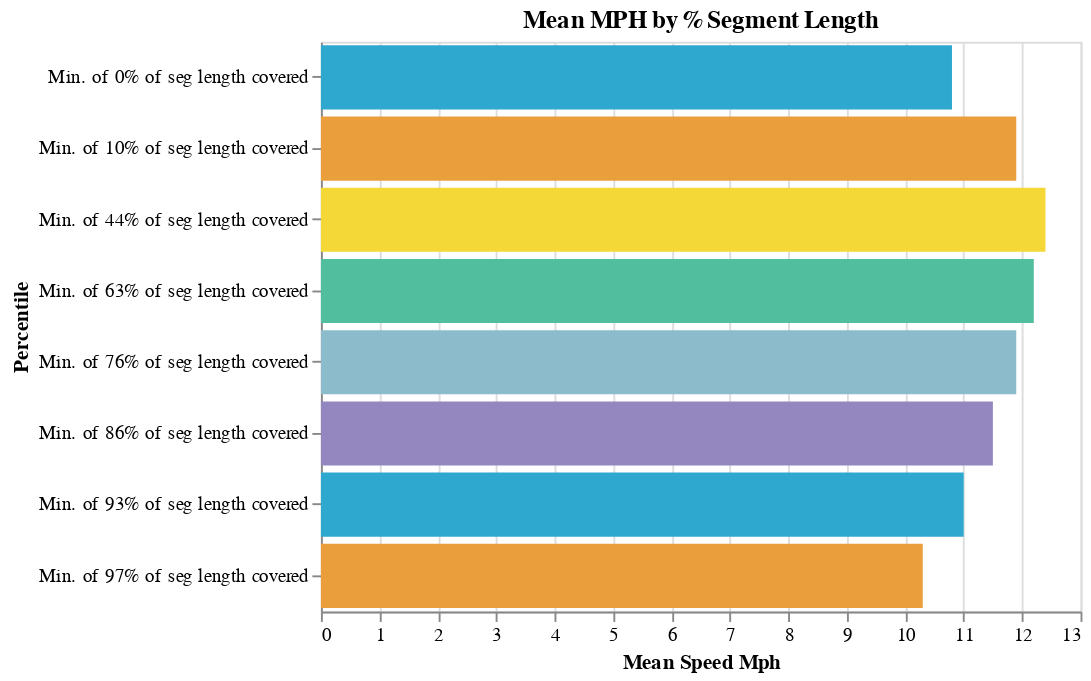

The cell this chart's notebook holds for it:
### Markdown cell above
### % of rows kept & average speeds

### Code cell
bar_chart(test, 'Mean Speed Mph', 'Percentile', 'Mean MPH by % Segment Length')

### Figure 1 — Vega-Lite specification as saved in the notebook (floating-point values rounded to 4 significant figures)
{"config": {"view": {"continuousWidth": 400, "continuousHeight": 300}}, "data": {"name": "data-00ccbc14a454d992f8eb19bb1100da72"}, "mark": "bar", "encoding": {"color": {"field": "Percentile", "legend": null, "scale": {"range": ["#2EA8CE", "#EB9F3C", "#F4D837", "#51BF9D", "#8CBCCB", "#9487C0"]}, "type": "nominal"}, "tooltip": [{"field": "Percentile", "type": "nominal"}, {"field": "N Rows", "type": "quantitative"}, {"field": "Mean Speed Mph", "type": "quantitative"}, {"field": "Percentage Kept Rows", "type": "quantitative"}], "x": {"field": "Mean Speed Mph", "type": "quantitative"}, "y": {"field": "Percentile", "type": "nominal"}}, "height": 300, "title": "Mean MPH by % Segment Length", "width": 400, "$schema": "https://vega.github.io/schema/vega-lite/v4.17.0.json", "datasets": {"data-00ccbc14a454d992f8eb19bb1100da72": [{"Percentile": "Min. of 0% of seg length covered", "N Rows": 2528935, "Mean Speed Mph": 10.8, "Percentage Kept Rows": 100.0}, {"Percentile": "Min. of 10% of seg length covered", "N Rows": 2023148, "Mean Speed Mph": 11.9, "Percentage Kept Rows": 80.0}, {"Percentile": "Min. of 44% of seg length covered", "N Rows": 1770254, "Mean Speed Mph": 12.4, "Percentage Kept Rows": 70.0}, {"Percentile": "Min. of 63% of seg length covered", "N Rows": 1517361, "Mean Speed Mph": 12.2, "Percentage Kept Rows": 60.0}, {"Percentile": "Min. of 76% of seg length covered", "N Rows": 1264468, "Mean Speed Mph": 11.9, "Percentage Kept Rows": 50.0}, {"Percentile": "Min. of 86% of seg length covered", "N Rows": 1011574, "Mean Speed Mph": 11.5, "Percentage Kept Rows": 40.0}, {"Percentile": "Min. of 93% of seg length covered", "N Rows": 758681, "Mean Speed Mph": 11.0, "Percentage Kept Rows": 30.0}, {"Percentile": "Min. of 97% of seg length covered", "N Rows": 505787, "Mean Speed Mph": 10.3, "Percentage Kept Rows": 20.0}]}}
